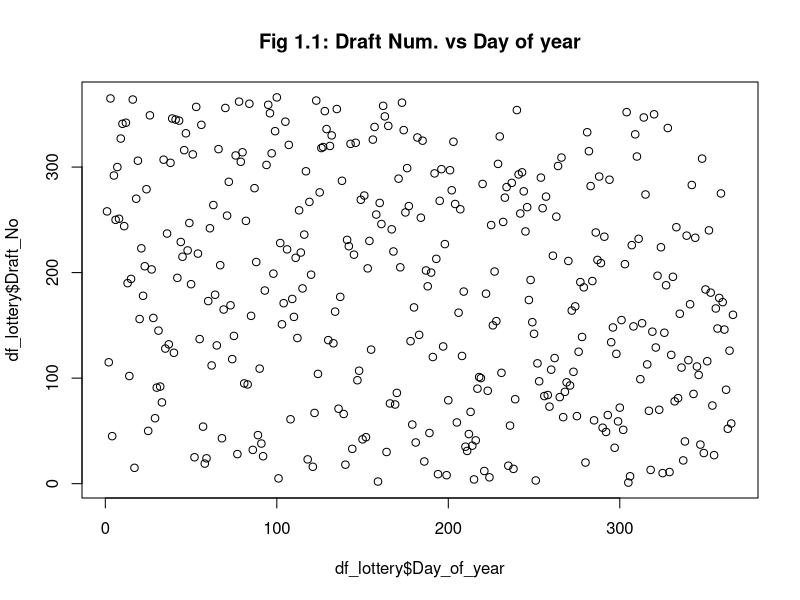
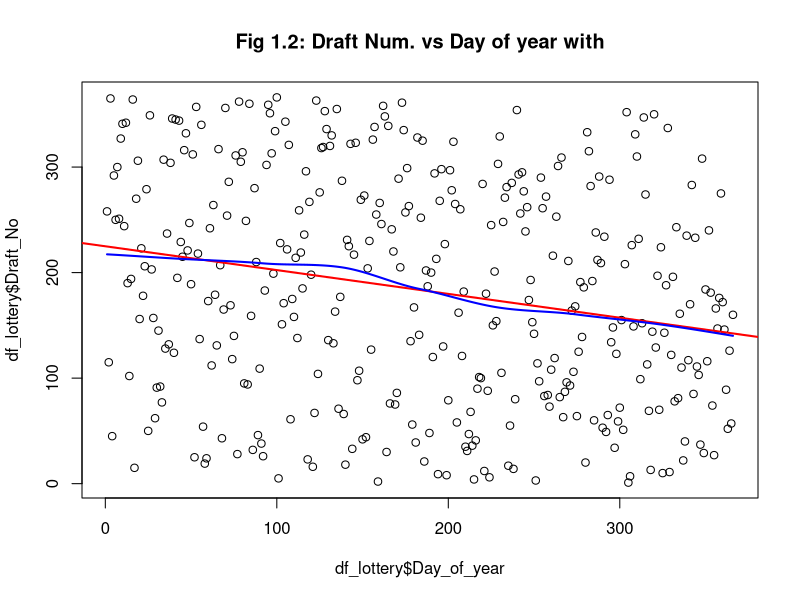
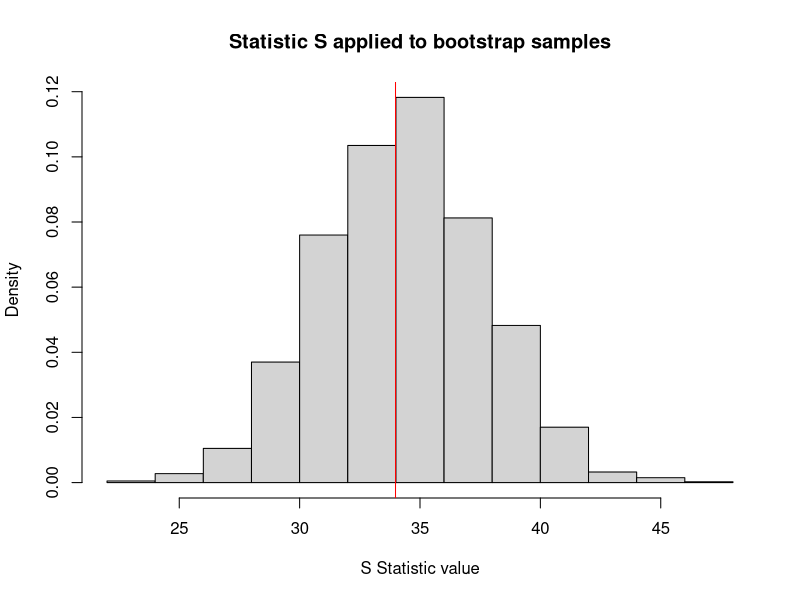
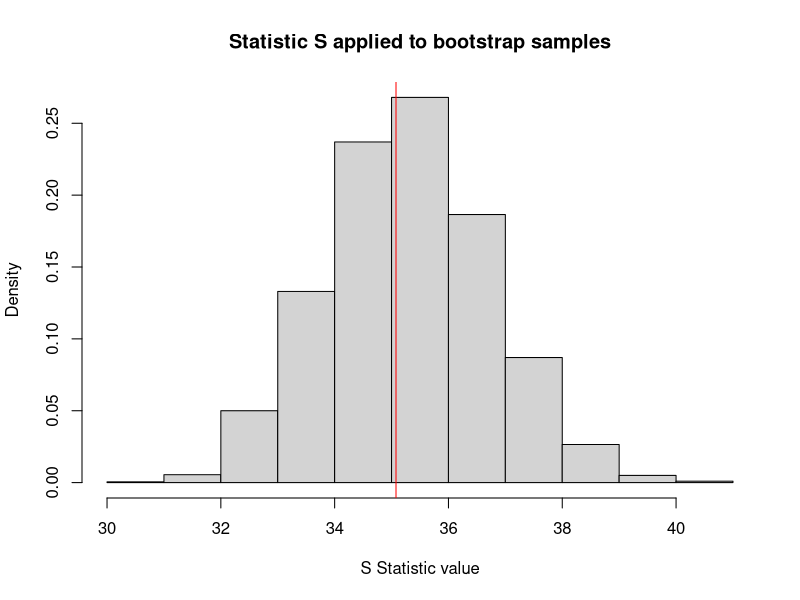

The R script that drew these images, in order:
## ---- chunk 1
# Setup packages and data

library(magrittr)
library(dplyr)
library(boot)

# Read lottery data
df_lottery <- read.table("lottery.txt", col.names = c("Draft_No", "Day_of_year", "Letter_rank"))

## ---- chunk 2
# Question 1.1

plot(y=df_lottery$Draft_No,
     x=df_lottery$Day_of_year,
     main = "Fig 1.1: Draft Num. vs Day of year")

## ---- chunk 3
# Question 1.2

# Fit a regular linear model
linmod_curve <- lm(data = df_lottery,
                   Draft_No ~ Day_of_year)

# Fit a loess model
loess_curve <- loess(data = df_lottery,
                     Draft_No ~ Day_of_year)

# Add loess fitted values to dataframe
df_lottery <- df_lottery %>% mutate(loess_fitted = loess_curve$fitted)

# Plot data along with both fitted curves
p_linmod_curve <- plot(y=df_lottery$Draft_No,
                       x=df_lottery$Day_of_year,
                       main = "Fig 1.2: Draft Num. vs Day of year with")
# Add lm line
abline(b = linmod_curve$coefficients[2], a = linmod_curve$coefficients[1], col="red", lwd=2)

# Add loess curve
loess_data <- df_lottery %>% arrange(Day_of_year)
points(x=loess_data$Day_of_year, loess_data$loess_fitted, type = "l", col="blue", lwd = 2)

## ---- chunk 4
# Question 1.3

# Create an S-statistic function
statistic_1 <- function(data, indexes){
  data <- data[indexes]
  S <- (1/length(indexes)) * sum(abs(data-mean(df_lottery$Day_of_year[indexes])))
}

# Perform a test on the fitted data
result <- boot(loess_curve$fitted, statistic = statistic_1, R=2000)

print(boot.ci(result))

cat("\nS estimate:", result$t0)

cat("\nEstimated p-value:", mean(result$t >= result$t0))

## ---- chunk 5
# Question 1.4

# Function to test null hypothesis: that the lottery is
# 
# (----> uniformly <----)
# 
# random
test_null <- function(data, B){
  # Train a loess model
  loess_hypotest <- loess(data = data,
                          Draft_No ~ Day_of_year)
  
  # Generate Bootstrap samples
  result <- boot(loess_hypotest$fitted, statistic = statistic_1, R=B)
  
  # Plot histogram of statistic applied to the Bootstrap samples
  hist(result$t,
       freq = F,
       main = "Statistic S applied to bootstrap samples",
       xlab = "S Statistic value")
  # Add a red line for the observation of S on the original data
  abline(v=result$t0, col="red")
  
  return(list("Estimate" = result$t0, "p_value" = mean(result$t >= result$t0)))
}

## ---- chunk 6
# Question 1.5

# Specify some k number of dates for special treatment
k <- 40

# Create a new df with k consecutive dates in the end of the year
df_consecutive_k <- data.frame("Draft_No" = c(sample(1:(366-k),size=366-k),
                                                   (366-k+1):366),
                               "Day_of_year" = 1:366)


# Create a vector of dates in blocks of size floor(k/3)
dates_in_blocks <- split(1:366, ceiling(1:366/floor(k/3))) %>%
  sample() %>%
  unlist()

# Create a new df with dates in blocks of floor(k/3) dates
df_blocks_k <- data.frame("Draft_No" = dates_in_blocks,
                          "Day_of_year" = 1:366)


# Run Tests
cat("Lottery with", k, "consecutive dates at the end:\n")
test_null(df_consecutive_k, 2000)
cat("Lottery with blocks of", floor(k/3), "dates\n")
test_null(df_blocks_k, 2000)

